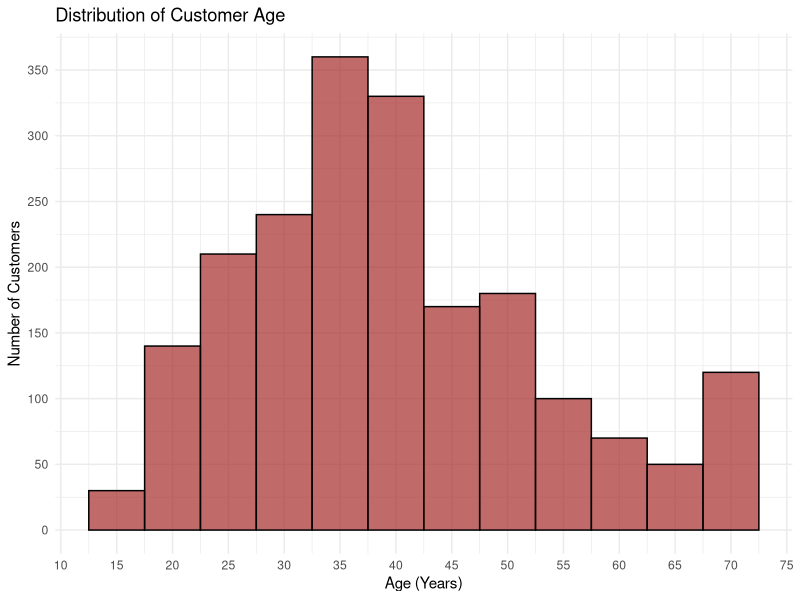
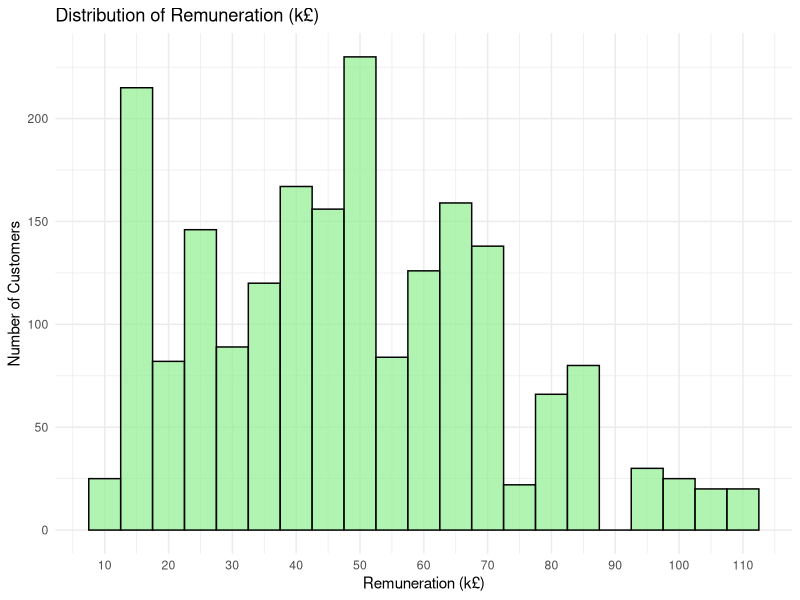
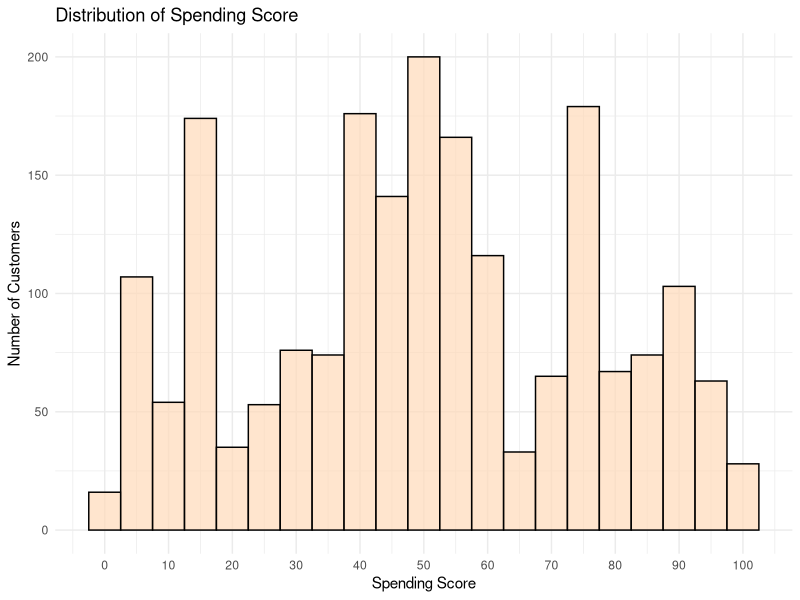
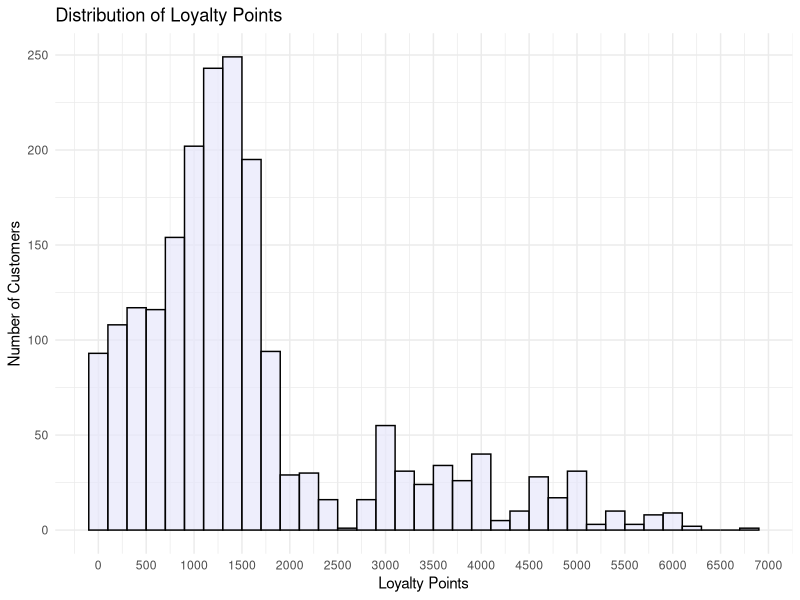
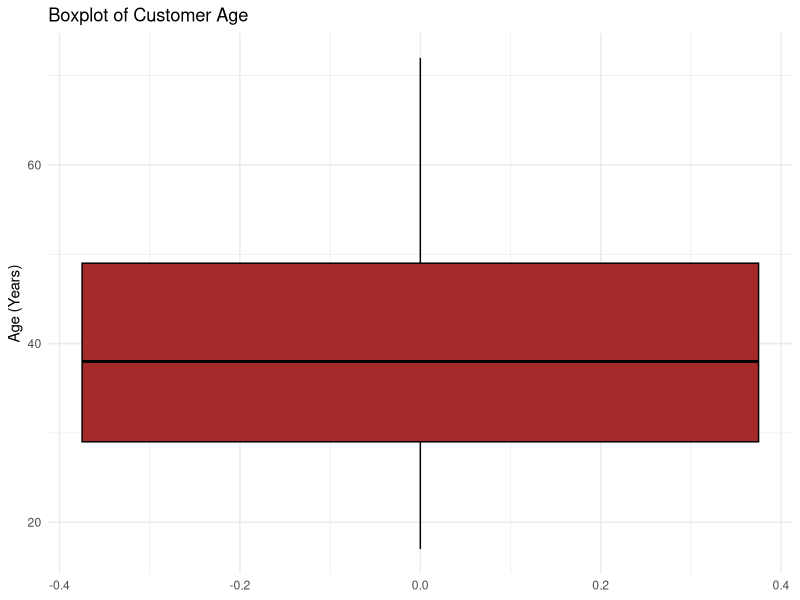
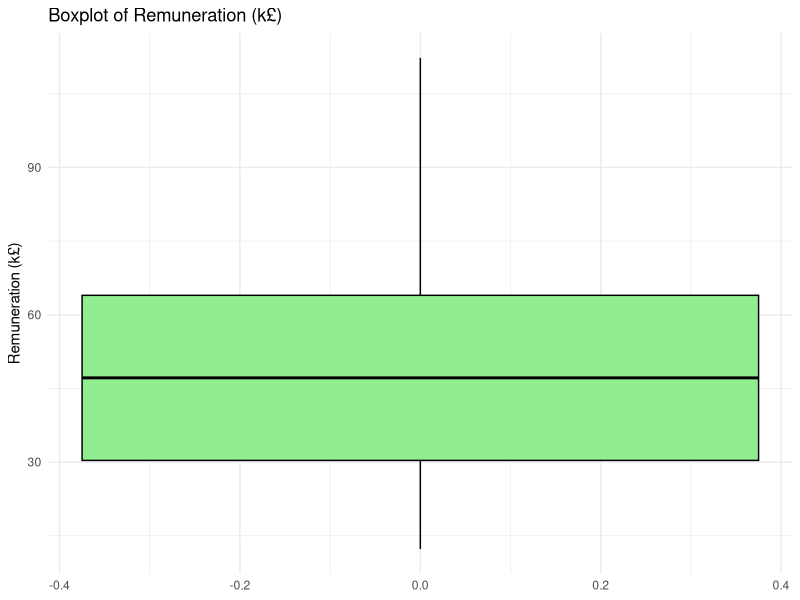
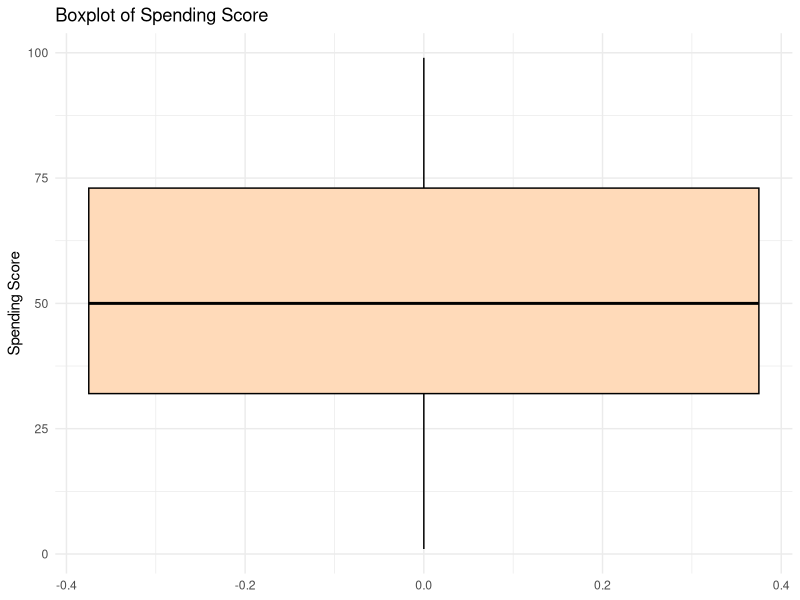
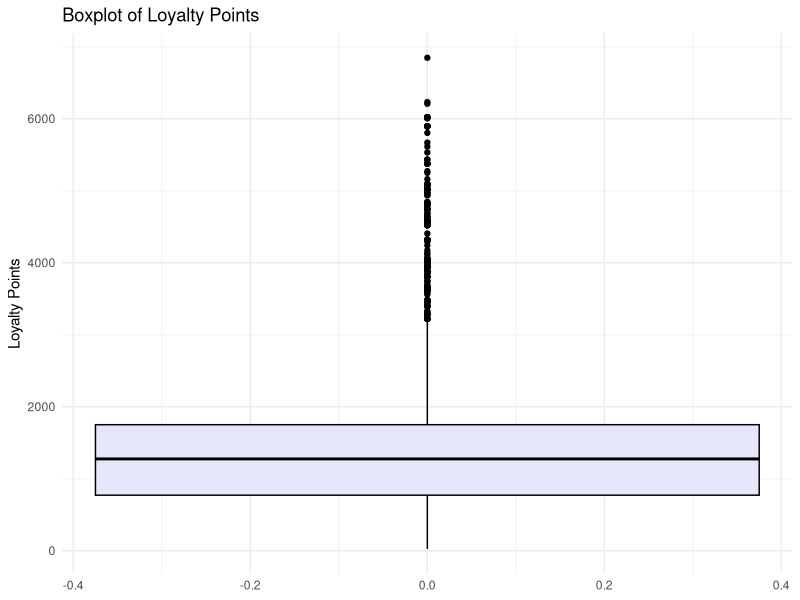

Source code (R) for these figures, in order: (Note: this script raises an error after producing the figures.)
## Tilani Wijamunige
## LSE Data Analytics Online Career Accelerator 
# DA301:  Advanced Analytics for Organisational Impact

###############################################################################

# Assignment 5 scenario
## Turtle Games’s sales department has historically preferred to use R when performing 
## sales analyses due to existing workflow systems. As you’re able to perform data analysis 
## in R, you will perform exploratory data analysis and present your findings by utilising 
## basic statistics and plots. You'll explore and prepare the data set to analyse sales per 
## product. The sales department is hoping to use the findings of this exploratory analysis 
## to inform changes and improvements in the team. (Note that you will use basic summary 
## statistics in Module 5 and will continue to go into more detail with descriptive 
## statistics in Module 6.)

################################################################################

## Assignment 5 objective
## Load and wrangle the data. Use summary statistics and groupings if required to sense-check
## and gain insights into the data. Make sure to use different visualisations such as scatterplots, 
## histograms, and boxplots to learn more about the data set. Explore the data and comment on the 
## insights gained from your exploratory data analysis. For example, outliers, missing values, 
## and distribution of data. Also make sure to comment on initial patterns and distributions or 
## behaviour that may be of interest to the business.

################################################################################

# Module 5 assignment: Load, clean and wrangle data using R

## It is strongly advised that you use the cleaned version of the data set that you created and 
##  saved in the Python section of the course. Should you choose to redo the data cleaning in R, 
##  make sure to apply the same transformations as you will have to potentially compare the results.
##  (Note: Manual steps included dropping and renaming the columns as per the instructions in module 1.
##  Drop ‘language’ and ‘platform’ and rename ‘remuneration’ and ‘spending_score’) 

## 1. Open your RStudio and start setting up your R environment. 
## 2. Open a new R script and import the turtle_review.csv data file, which you can download from 
##      Assignment: Predicting future outcomes. (Note: You can use the clean version of the data 
##      you saved as csv in module 1, or, can manually drop and rename the columns as per the instructions 
##      in module 1. Drop ‘language’ and ‘platform’ and rename ‘remuneration’ and ‘spending_score’) 
## 3. Import all the required libraries for the analysis and view the data. 
## 4. Load and explore the data.
##    - View the head the data.
##    - Create a summary of the new data frame.
## 5. Perform exploratory data analysis by creating tables and visualisations to better understand 
##      groupings and different perspectives into customer behaviour and specifically how loyalty 
##      points are accumulated. Example questions could include:
##    - Can you comment on distributions, patterns or outliers based on the visual exploration of the data?
##    - Are there any insights based on the basic observations that may require further investigation?
##    - Are there any groupings that may be useful in gaining deeper insights into customer behaviour?
##    - Are there any specific patterns that you want to investigate
## 6. Create
##    - Create scatterplots, histograms, and boxplots to visually explore the loyalty_points data.
##    - Select appropriate visualisations to communicate relevant findings and insights to the business.
## 7. Note your observations and recommendations to the technical and business users.

###############################################################################

# Your code here.

# Load necessary libraries
library(dplyr)    # Data manipulation
library(ggplot2)  # Visualization
library(readr)    # Reading data

# Load the data
sales_df <- read.csv("turtle_reviews_clean.csv", header = TRUE)

# Initial Data Exploration
# Preview the data
head(sales_df)

# Get an overview of the dataset
glimpse(sales_df)

# Summary statistics
summary(sales_df)


###############################################################################

# Check for missing values
missing_values <- colSums(is.na(sales_df))
missing_values

# Check for possible duplicate customers by gender and age (without customer_id)
possible_duplicates <- sales_df %>%
  group_by(gender, age, remuneration, education) %>%
  summarise(appearance_count = n()) %>%
  filter(appearance_count > 1)

# View if there are likely repeated customers
if (nrow(possible_duplicates) > 0) {
  print("There are likely repeated customers (multiple interactions/purchases).")
  print(possible_duplicates)
} else {
  print("Each customer appears unique based on available demographic data.")
}


###############################################################################

#### Histograms for Key Variables ####

# Histogram for Age
ggplot(sales_df, aes(x = age)) + 
  geom_histogram(binwidth = 5, fill = "brown", color = "black", alpha = 0.7) +
  labs(title = "Distribution of Customer Age", x = "Age (Years)", y = "Number of Customers") +
  scale_x_continuous(breaks = seq(0, 80, by = 5)) +  
  scale_y_continuous(breaks = seq(0, 500, by = 50)) +  
  theme_minimal()

# Histograms for Remuneration
ggplot(sales_df, aes(x = remuneration)) + 
  geom_histogram(binwidth = 5, fill = "lightgreen", color = "black", alpha = 0.7) +
  labs(title = "Distribution of Remuneration (k£)", x = "Remuneration (k£)", y = "Number of Customers") +
  scale_x_continuous(breaks = seq(0, 120, by = 10)) +  
  scale_y_continuous(breaks = seq(0, 500, by = 50)) + 
  theme_minimal()

# Histograms for Spending Score
ggplot(sales_df, aes(x = spending_score)) + 
  geom_histogram(binwidth = 5, fill ="peachpuff", color = "black", alpha = 0.7) +
  labs(title = "Distribution of Spending Score", x = "Spending Score", y = "Number of Customers") +
  scale_x_continuous(breaks = seq(0, 100, by = 10)) +  
  scale_y_continuous(breaks = seq(0, 500, by = 50)) +  
  theme_minimal()

# Histogram for Loyalty Points
ggplot(sales_df, aes(x = loyalty_points)) + 
  geom_histogram(binwidth = 200, fill = "lavender", color = "black", alpha = 0.7) +
  labs(title = "Distribution of Loyalty Points", x = "Loyalty Points", y = "Number of Customers") +
  scale_x_continuous(breaks = seq(0, 7000, by = 500)) +  
  scale_y_continuous(breaks = seq(0, 400, by = 50)) +  
  theme_minimal()


#### Boxplots for Outliers in Key Variables####

# Boxplots for Age 
ggplot(sales_df, aes(y = age)) + 
  geom_boxplot(fill = "brown", color = "black") +
  labs(title = "Boxplot of Customer Age", y = "Age (Years)") +
  theme_minimal()

# Boxplots for Remuneration
ggplot(sales_df, aes(y = remuneration)) + 
  geom_boxplot(fill = "lightgreen", color = "black") +
  labs(title = "Boxplot of Remuneration (k£)", y = "Remuneration (k£)") +
  theme_minimal()

# Boxplots for Spending Score
ggplot(sales_df, aes(y = spending_score)) + 
  geom_boxplot(fill = "peachpuff", color = "black") +
  labs(title = "Boxplot of Spending Score", y = "Spending Score") +
  theme_minimal()

# Boxplots for Loyalty Points
ggplot(sales_df, aes(y = loyalty_points)) + 
  geom_boxplot(fill = "lavender", color = "black") +
  labs(title = "Boxplot of Loyalty Points", y = "Loyalty Points") +
  theme_minimal()

#####Calculate IQR-Based Outlier Bounds for loyalty_points####

# Calculate the first quartile (Q1), third quartile (Q3), and interquartile range (IQR)
Q1 <- quantile(sales_df$loyalty_points, 0.25)
Q3 <- quantile(sales_df$loyalty_points, 0.75)
IQR <- Q3 - Q1

# Define the lower and upper bounds for outliers
lower_bound <- Q1 - 1.5 * IQR
upper_bound <- Q3 + 1.5 * IQR

# Output the IQR and the bounds
print(paste("First Quartile (Q1):", round(Q1, 2)))
print(paste("Third Quartile (Q3):", round(Q3, 2)))
print(paste("Interquartile Range (IQR):", round(IQR, 2)))
print(paste("Lower Bound (Outlier threshold):", round(lower_bound, 2)))
print(paste("Upper Bound (Outlier threshold):", round(upper_bound, 2)))


#### Bar plots for categorical variables ####

# Bar Plot for Gender as a %

# Compute percentages for Gender
gender_percent <- sales_df %>%
  count(gender) %>%
  mutate(percentage = n / sum(n) * 100)

# Print Gender Percentages
print(gender_percent)

# Bar Plot for Gender (%)
ggplot(gender_percent, aes(x = gender, y = percentage, fill = gender)) + 
  geom_bar(stat = "identity", color = "black", alpha = 0.7) +
  labs(title = "Distribution of Gender (%)", x = "Gender", y = "Percentage (%)") +
  scale_y_continuous(breaks = seq(0, 100, by = 10)) +  
  theme_minimal() +
  scale_fill_manual(values = c("lightpink","lightblue"))

# Compute percentages for Gender
gender_percent <- sales_df %>%
  count(gender) %>%
  mutate(percentage = n / sum(n) * 100)

# Add a label column that includes both gender and percentage
gender_percent <- gender_percent %>%
  mutate(label = paste0(gender, " (", round(percentage, 1), "%)"))

# Pie chart with labels and no legend
ggplot(gender_percent, aes(x = "", y = percentage, fill = gender)) + 
  geom_bar(stat = "identity", width = 1, color = "black", alpha = 0.7) +
  coord_polar(theta = "y") +  # Convert to pie chart
  labs(title = "Gender Distribution (%)") +
  theme_void() +  # Clean chart without axes
  geom_text(aes(label = label), position = position_stack(vjust = 0.5)) +  
  scale_fill_manual(values = c("Female" = "lightpink", "Male" = "lightblue")) +  
  theme(legend.position = "none")  


# Bar Plot for Education Levels as %

# Compute percentages for Education
education_percent <- sales_df %>%
  count(education) %>%
  mutate(percentage = n / sum(n) * 100)

# Print Education %
print(education_percent)

# Bar Plot for Education (%)
ggplot(education_percent, aes(x = education, y = percentage, fill = education)) + 
  geom_bar(stat = "identity", color = "black", alpha = 0.7) +
  labs(title = "Distribution of Education Levels (%)", x = "Education Level", y = "Percentage (%)") +
  scale_y_continuous(breaks = seq(0, 100, by = 10)) + 
  theme_minimal() +
  scale_fill_manual(values = c("lightgreen", "lightyellow", "plum1", "peachpuff", "lightblue"))

###############################################################################

####Do higher spending scores correlate with higher loyalty points?####


# Scatterplot for Spending Score vs Loyalty Points, with gender comparison
ggplot(sales_df, aes(x = spending_score, y = loyalty_points, color = gender)) + 
  geom_point(alpha = 0.6) +
  geom_smooth(method = "lm", se = FALSE) +
  labs(title = "Spending Score vs Loyalty Points by Gender", x = "Spending Score", y = "Loyalty Points") +
  theme_minimal() +
  scale_x_continuous(breaks = seq(0, 100, by = 5)) +  # Adjust x-axis (Spending Score) intervals from 0 to 100, with steps of 5
  scale_y_continuous(breaks = seq(0, 7000, by = 1000))  # Adjust y-axis (Loyalty Points) intervals from 0 to 7000, with steps of 1000

# Correlation between Spending Score and Loyalty Points (Overall)
correlation <- cor(sales_df$spending_score, sales_df$loyalty_points, use = "complete.obs")
print(paste("Overall Correlation between Spending Score and Loyalty Points:", round(correlation, 2)))

# Correlation by Gender
correlation_male <- cor(sales_df$spending_score[sales_df$gender == "Male"], 
                        sales_df$loyalty_points[sales_df$gender == "Male"], use = "complete.obs")
correlation_female <- cor(sales_df$spending_score[sales_df$gender == "Female"], 
                          sales_df$loyalty_points[sales_df$gender == "Female"], use = "complete.obs")

print(paste("Correlation for Males:", round(correlation_male, 2)))
print(paste("Correlation for Females:", round(correlation_female, 2)))


#### How does customer behavior (spending score and loyalty points) vary by gender?####

# Boxplot for Spending Score by Gender
ggplot(sales_df, aes(x = gender, y = spending_score, fill = gender)) + 
  geom_boxplot() +
  labs(title = "Spending Score by Gender", x = "Gender", y = "Spending Score") +
  theme_minimal()

# Boxplot for Loyalty Points by Gender
ggplot(sales_df, aes(x = gender, y = loyalty_points, fill = gender)) + 
  geom_boxplot() +
  labs(title = "Loyalty Points by Gender", x = "Gender", y = "Loyalty Points") +
  theme_minimal()

#### How does education level affect spending behavior and loyalty ?####

# Boxplot for Spending Score by Education Level
ggplot(sales_df, aes(x = education, y = spending_score, fill = education)) + 
  geom_boxplot() +
  labs(title = "Spending Score by Education Level", x = "Education Level", y = "Spending Score") +
  theme_minimal()

# Boxplot for Loyalty Points by Education Level
ggplot(sales_df, aes(x = education, y = loyalty_points, fill = education)) + 
  geom_boxplot() +
  labs(title = "Loyalty Points by Education Level", x = "Education Level", y = "Loyalty Points") +
  theme_minimal()

#### Is there a significant relationship between age and spending or loyalty points?####

# Scatterplot for Age vs Spending Score by Gender
ggplot(sales_df, aes(x = age, y = spending_score, color = gender)) + 
  geom_point(alpha = 0.6) +
  geom_smooth(method = "lm", se = FALSE) +
  labs(title = "Age vs Spending Score by Gender", x = "Age", y = "Spending Score") +
  theme_minimal()

# Scatterplot for Age vs Loyalty Points by Gender
ggplot(sales_df, aes(x = age, y = loyalty_points, color = gender)) + 
  geom_point(alpha = 0.6) +
  geom_smooth(method = "lm", se = FALSE) +
  labs(title = "Age vs Loyalty Points by Gender", x = "Age", y = "Loyalty Points") +
  theme_minimal()

### Which age group has the highest purchase activity, and how does gender impact this?###

# Adjust age groups to include all possible age ranges
sales_df <- sales_df %>%
  mutate(age_group = cut(age, 
                         breaks = c(0, 18, 25, 35, 45, 55, 65, 75, Inf), 
                         labels = c("<18", "18-24", "25-34", "35-44", "45-54", "55-64", "65-74", "75+")))

# Group by product_code, age_group, and gender, and summarize total purchases (counts of purchases)
demographics_summary <- sales_df %>%
  group_by(age_group, gender) %>%
  summarise(total_purchases = n(), .groups = 'drop')  

# View the summary data 
head(demographics_summary)

# Bar chart for Total Purchases by Age Group and Gender across all products
ggplot(demographics_summary, aes(x = age_group, y = total_purchases, fill = gender)) +
  geom_bar(stat = "identity", position = position_dodge(), color = "black") +
  labs(title = "Total Purchases by Age Group and Gender (Across All Products)", 
       x = "Age Group", y = "Total Purchases") +
  theme_minimal() +
  theme(axis.text.x = element_text(angle = 45, hjust = 1)) +  
  scale_fill_manual(values = c("Female" = "lightpink", "Male" = "lightblue"))  


#### How does income vary across different age groups and genders, and does this income influence spending behavior?####

# Scatterplot: Remuneration vs Loyalty Points by Gender 
ggplot(sales_df, aes(x = remuneration, y = loyalty_points, color = gender)) + 
  geom_point(alpha = 0.6) +
  geom_smooth(method = "lm", se = FALSE) +
  labs(title = "Remuneration vs Loyalty Points by Gender", x = "Remuneration (k£)", y = "Loyalty Points") +
  scale_x_continuous(breaks = seq(0, 120, by = 10)) +  
  scale_y_continuous(breaks = seq(0, 7000, by = 1000)) +  
  theme_minimal() +
  theme(
    panel.grid = element_blank(),          
    axis.line = element_line(color = "black"), 
    axis.ticks = element_line(color = "black")  
  )


# Boxplot: Remuneration by Age Group and Gender 
ggplot(sales_df, aes(x = age_group, y = remuneration, fill = gender)) + 
  geom_boxplot(alpha = 0.7) +
  labs(title = "Remuneration by Age Group and Gender", x = "Age Group", y = "Remuneration (k£)") +
  theme_minimal() +
  scale_fill_manual(values = c("Male" = "lightblue", "Female" = "lightpink")) +
  theme(
    panel.grid = element_blank(),  # Remove background grid
    axis.line = element_line(color = "black"),  # Keep x and y axis lines
    axis.ticks = element_line(color = "black")  # Keep axis ticks
  )


### How does a customer's income (remuneration) affect their spending behavior, and are higher-income customers likely to spend more?###

# Scatter Plot: Spending Score vs. Remuneration
ggplot(sales_df, aes(x = remuneration, y = spending_score)) + 
  geom_point(color = "darkgreen", alpha = 0.6) +
  labs(title = "Spending Score vs. Remuneration", x = "Remuneration (k£)", y = "Spending Score") +
  scale_x_continuous(breaks = seq(0, 120, by = 10)) +  
  scale_y_continuous(breaks = seq(0, 100, by = 10)) +  
  theme_minimal() +
  theme(
    panel.grid.major = element_blank(),  # Remove major grid lines
    panel.grid.minor = element_blank(),  # Remove minor grid lines
    axis.line = element_line(color = "black")  # Keep only axis lines
  )



### Which products are most/least popular overall, and how does gender influence this?####

##Top 10 and Bottom 10 Products by Purchase Count (with Gender)##

# Count the number of males and females for each product code
filtered_gender_count <- sales_df %>%
  group_by(product_code, gender) %>%
  summarise(count = n()) %>%
  ungroup()

# Extract top 10 and bottom 10 products based on total purchase count
total_count_by_product <- filtered_gender_count %>%
  group_by(product_code) %>%
  summarise(total_count = sum(count)) %>%
  arrange(desc(total_count))

top_10_products <- head(total_count_by_product, 10)
bottom_10_products <- tail(total_count_by_product, 10)

# Filter for top 10 and bottom 10 products
filtered_gender_count <- filtered_gender_count %>%
  filter(product_code %in% c(top_10_products$product_code, bottom_10_products$product_code))

# Add a new column to distinguish top and bottom products and reorder the category
filtered_gender_count <- filtered_gender_count %>%
  mutate(category = factor(ifelse(product_code %in% top_10_products$product_code, "Top 10", "Bottom 10"), 
                           levels = c("Top 10", "Bottom 10")))

# Reorder the product codes by total purchase count
filtered_gender_count <- filtered_gender_count %>%
  mutate(product_code = factor(product_code, levels = total_count_by_product$product_code))

# Create the stacked bar plot with facet graphs for Top 10 and Bottom 10
ggplot(filtered_gender_count, aes(x = product_code, y = count, fill = gender)) +
  geom_bar(stat = "identity", color = "black") +
  labs(title = "Top 10 and Bottom 10 Products by Purchase Count (with Gender)", 
       x = "Product Code", y = "Purchase Count") +
  theme_minimal() +
  scale_fill_manual(values = c("Male" = "lightblue", "Female" = "lightpink")) +
  facet_wrap(~ category, scales = "free_x", strip.position = "top") +  
  theme(strip.text = element_text(size = 12, face = "bold"),
        axis.text.x = element_text(angle = 90, hjust = 1))  


#### Which products generate higher/lower loyalty points or spending?####

# Check how many unique product codes are in the dataset
num_unique_products <- sales_df %>%
  summarise(unique_products = n_distinct(product_code))

# Display the result
num_unique_products


## Top 10 and Bottom 10 Products by Spending Score

# Calculate the average spending score for each product
avg_spending_by_product <- sales_df %>%
  group_by(product_code) %>%
  summarise(avg_spending = mean(spending_score)) %>%
  arrange(desc(avg_spending))

# Extract top 10 and bottom 10 products by average spending score
top_10_spending <- head(avg_spending_by_product, 10)
bottom_10_spending <- tail(avg_spending_by_product, 10)

# Combine top 10 and bottom 10 into one dataset for plotting
top_bottom_spending <- rbind(top_10_spending, bottom_10_spending)

# Add a new column to distinguish top and bottom products
top_bottom_spending <- top_bottom_spending %>%
  mutate(category = ifelse(row_number() <= 10, "Top 10", "Bottom 10"))

# Bar plot for top and bottom 10 products by average spending score with two different shades
ggplot(top_bottom_spending, aes(x = reorder(factor(product_code), avg_spending), y = avg_spending, fill = category)) + 
  geom_bar(stat = "identity", color = "black") +
  labs(title = "Top 10 and Bottom 10 Products by Average Spending Score", 
       x = "Product Code", y = "Average Spending Score") +
  theme_minimal() +
  scale_fill_manual(values = c("Top 10" = "orange", "Bottom 10" = "orangered")) +
  coord_flip()  # Flip for better readability

#### 

## Top 10 and Bottom 10 Products by Loyalty Points

# Calculate the average loyalty points for each product
avg_loyalty_by_product <- sales_df %>%
  group_by(product_code) %>%
  summarise(avg_loyalty = mean(loyalty_points)) %>%
  arrange(desc(avg_loyalty))

# Extract top 10 and bottom 10 products by average loyalty points
top_10_loyalty <- head(avg_loyalty_by_product, 10)
bottom_10_loyalty <- tail(avg_loyalty_by_product, 10)

# Combine top 10 and bottom 10 into one dataset for plotting
top_bottom_loyalty <- rbind(top_10_loyalty, bottom_10_loyalty)

# Add a new column to distinguish top and bottom products
top_bottom_loyalty <- top_bottom_loyalty %>%
  mutate(category = ifelse(row_number() <= 10, "Top 10", "Bottom 10"))

# Bar plot for top and bottom 10 products by average loyalty points
ggplot(top_bottom_loyalty, aes(x = reorder(factor(product_code), avg_loyalty), y = avg_loyalty, fill = category)) + 
  geom_bar(stat = "identity", color = "black") +
  labs(title = "Top 10 and Bottom 10 Products by Average Loyalty Points", x = "Product Code", y = "Average Loyalty Points") +
  theme_minimal() +
  scale_fill_manual(values = c("Top 10" = "lightblue", "Bottom 10" = "darkblue")) +
  coord_flip()  


# Scatter plot of Spending Score vs Loyalty Points by Education Level with line of best fit and small dots using Set2 palette
ggplot(sales_df, aes(x = spending_score, y = loyalty_points, color = education)) +
  geom_jitter(alpha = 0.6, width = 0.5, height = 50, shape = 16, size = 1) +  # Small dots (shape = 16), set small size
  geom_smooth(method = "lm", se = FALSE) +  # Add line of best fit (without confidence interval shading)
  labs(title = "Spending Score vs Loyalty Points by Education Level", 
       x = "Spending Score", 
       y = "Loyalty Points", 
       color = "Education Level") +
  theme_minimal() +
  theme(
    panel.grid = element_blank(), 
    panel.background = element_blank(),  
    axis.line = element_line(color = "black"), 
    axis.ticks = element_line(color = "black")  
  ) +
  scale_color_brewer(palette = "Set2")
###############################################################################

# Distribution of Customer Age:
# The age distribution is skewed towards younger age groups, with the majority of customers falling between 25 and 45 years.
# The highest number of customers are in the 35-40 age range.
# There is a notable drop in the number of customers aged over 55, indicating lower engagement from older age groups.

# Boxplot of Customer Age:
# The median age is around 35-40 years, with a fairly symmetrical spread.
# There are no significant outliers, suggesting a well-distributed dataset in terms of age.

# Distribution of Spending Score:
# The spending score is fairly uniformly distributed across the range, with peaks around scores of 40-50 and 70-80.
# This suggests a diverse range of customer spending behaviors, with no single group dominating.

# Boxplot of Spending Score:
# The median spending score is around 50, with a fairly even spread.
# There are no extreme outliers, indicating consistent spending behavior across the customer base.

# Distribution of Loyalty Points:
# The loyalty points distribution is right-skewed, with a majority of customers accumulating fewer than 2000 points.
# A small group of high-loyalty customers with points exceeding 5000 is evident, indicating a minority of very engaged customers.

# Boxplot of Loyalty Points:
# The boxplot shows several high outliers above 5000 loyalty points, indicating that some customers are much more engaged than the average.
# The median loyalty points are around 2000.

# Distribution of Remuneration:
# The remuneration distribution shows a concentration around £30,000-50,000, with a slight skew towards lower income groups.
# There is a drop in the number of customers earning above £70,000.

# Boxplot of Remuneration:
# The median remuneration is around £40,000, with no extreme outliers.
# The spread is relatively even, suggesting a well-distributed income range.

# Distribution of Education Levels:
# The majority of customers (over 40%) have a graduate education level.
# There is a smaller percentage of customers with basic or postgraduate education.

# Distribution of Gender:
# Female customers make up a higher proportion of the customer base (around 55%) compared to male customers.
# This suggests that females are more engaged with the business than males.

# Spending Score vs Loyalty Points by Gender:
# There is a positive correlation between spending score and loyalty points across both genders.
# Female and male customers show similar spending and loyalty trends, with some variation in loyalty points for higher spending scores.
# Higher spending scores tend to result in higher loyalty points for both genders.

# Spending Score by Education Level:
# Customers with a basic education have the highest median spending score, followed by graduate-level customers.
# Customers with diploma and postgraduate education levels show the lowest spending scores.
# The variation in spending score decreases with higher education levels, indicating more consistent spending behavior in those groups.

# Loyalty Points by Education Level:
# Customers with a basic education accumulate the most loyalty points on average.
# Graduate, PhD, and postgraduate customers exhibit similar distributions of loyalty points, with smaller ranges and fewer outliers.
# The boxplot shows many outliers in the diploma group, indicating some customers with unusually high loyalty points despite the lower median.

#  Age vs Spending Score by Gender:
# There is a slight negative correlation between age and spending score for both genders.
# Younger customers (aged below 40) generally have higher spending scores compared to older customers.
# Female and male customers exhibit similar patterns, with no significant gender-based differences in spending as age increases.

# Top 10 and Bottom 10 Products by Purchase Count (with Gender):
# Products 1012 and 1031 are the most purchased products, particularly popular among female customers.
# The bottom 10 products show balanced engagement from both genders but have low overall purchase counts.
# Product preferences differ significantly by gender, with females dominating purchases in the top-performing products.

# Top 10 and Bottom 10 Products by Average Loyalty Points:
# Product 9080 leads in average loyalty points, followed closely by products 8962 and 4399.
# The bottom 10 products have very low average loyalty points, with several having no loyalty points at all.
# The top-performing products provide high engagement in terms of loyalty points, suggesting a strong correlation between specific products and customer loyalty.

# Plot: Top 10 and Bottom 10 Products by Average Spending Score:
# Product 5510 has the highest average spending score, followed by products 6466 and 3153.
# The bottom 10 products exhibit much lower spending scores, indicating limited customer interest or engagement with these items.
# This plot highlights a clear distinction between high and low-performing products in terms of customer spending.


###############################################################################
###############################################################################

# Assignment 6 scenario

## In Module 5, you were requested to redo components of the analysis using Turtle Games’s preferred 
## language, R, in order to make it easier for them to implement your analysis internally. As a final 
## task the team asked you to perform a statistical analysis and create a multiple linear regression 
## model using R to predict loyalty points using the available features in a multiple linear model. 
## They did not prescribe which features to use and you can therefore use insights from previous modules 
## as well as your statistical analysis to make recommendations regarding suitability of this model type,
## the specifics of the model you created and alternative solutions. As a final task they also requested 
## your observations and recommendations regarding the current loyalty programme and how this could be 
## improved. 

################################################################################

## Assignment 6 objective
## You need to investigate customer behaviour and the effectiveness of the current loyalty program based 
## on the work completed in modules 1-5 as well as the statistical analysis and modelling efforts of module 6.
##  - Can we predict loyalty points given the existing features using a relatively simple MLR model?
##  - Do you have confidence in the model results (Goodness of fit evaluation)
##  - Where should the business focus their marketing efforts?
##  - How could the loyalty program be improved?
##  - How could the analysis be improved?

################################################################################

## Assignment 6 assignment: Making recommendations to the business.

## 1. Continue with your R script in RStudio from Assignment Activity 5: Cleaning, manipulating, and 
##     visualising the data.
## 2. Load and explore the data, and continue to use the data frame you prepared in Module 5.
## 3. Perform a statistical analysis and comment on the descriptive statistics in the context of the 
##     review of how customers accumulate loyalty points.
##  - Comment on distributions and patterns observed in the data.
##  - Determine and justify the features to be used in a multiple linear regression model and potential
##.    concerns and corrective actions.
## 4. Create a Multiple linear regression model using your selected (numeric) features.
##  - Evaluate the goodness of fit and interpret the model summary statistics.
##  - Create a visual demonstration of the model
##  - Comment on the usefulness of the model, potential improvements and alternate suggestions that could 
##     be considered.
##  - Demonstrate how the model could be used to predict given specific scenarios. (You can create your own 
##     scenarios).
## 5. Perform exploratory data analysis by using statistical analysis methods and comment on the descriptive 
##     statistics in the context of the review of how customers accumulate loyalty points.
## 6. Document your observations, interpretations, and suggestions based on each of the models created in 
##     your notebook. (This will serve as input to your summary and final submission at the end of the course.)

################################################################################

# Your code here.

# Week 6#

# Load necessary libraries
library(dplyr)    # Data manipulation
library(ggplot2)  # Visualization
library(readr)    # Reading data

# Load the data
sales_df <- read.csv("turtle_reviews_clean.csv", header = TRUE)

# Initial Data Exploration
# Preview the data
head(sales_df)

# Get an overview of the dataset
glimpse(sales_df)

# Summary statistics
summary(sales_df)

# Check for missing values
missing_values <- colSums(is.na(sales_df))
missing_values

###############################################################################

# Compute descriptive statistics on age
summary(sales_df$age)
mean(sales_df$age)
median(sales_df$age)
min(sales_df$age)
max(sales_df$age)
quantile(sales_df$age, 0.25)
quantile(sales_df$age, 0.75)
var(sales_df$age)
sd(sales_df$age)

# Visualization for age
boxplot(sales_df$age, main = "Boxplot of Age Distribution", ylab = "Age")
hist(sales_df$age, main = "Histogram of Age Distribution", xlab = "Age", col = "brown")

# QQ plot for age
qqnorm(sales_df$age, main = "QQ Plot of Age Distribution")
qqline(sales_df$age)

# Normality test and distribution
shapiro.test(sales_df$age)
skewness(sales_df$age)
kurtosis(sales_df$age)


# Age - observations

# The skewness value of 0.61 suggests that the age distribution is moderately right-skewed, 
# That means there are more younger customers than older customers, but with a tail extending toward the older ages.
# The kurtosis of 2.81 is slightly lower than 3, indicating a distribution that is close to normal but with lighter tails.
# The Shapiro-Wilk normality test returned a p-value < 2.2e-16, which suggests the age data does not follow a normal distribution.

###############################################################################

# Compute descriptive statistics on spending_score
summary(sales_df$spending_score)
mean(sales_df$spending_score)
median(sales_df$spending_score)
min(sales_df$spending_score)
max(sales_df$spending_score)
quantile(sales_df$spending_score, 0.25)
quantile(sales_df$spending_score, 0.75)
var(sales_df$spending_score)
sd(sales_df$spending_score)

# Visualization for spending_score
boxplot(sales_df$spending_score, main = "Boxplot of Spending Score", ylab = "Spending Score")
hist(sales_df$spending_score, main = "Histogram of Spending Score", xlab = "Spending Score", col = "peachpuff")

# QQ plot for spending_score
qqnorm(sales_df$spending_score, main = "QQ Plot of Spending Score")
qqline(sales_df$spending_score)

# Normality test and distribution
shapiro.test(sales_df$spending_score)
skewness(sales_df$spending_score)
kurtosis(sales_df$spending_score)

# Spending Score - observations

# Skewness: -0.04 indicates almost no skew, suggesting a near-symmetric distribution
# Kurtosis: 2.11 indicates a distribution slightly flatter than normal
# Shapiro-Wilk test p-value < 2.2e-16 indicates that the spending score distribution is not perfectly normal.
# The boxplot shows a relatively compact distribution, with few or no extreme outliers.
# The histogram displays a nearly symmetric distribution centered around the middle value (50).
# The QQ plot suggests a mild deviation from normality, but overall, the spending scores follow a fairly balanced distribution.

###############################################################################

# Compute descriptive statistics on Loyality points
summary(sales_df$loyalty_points)
mean(sales_df$loyalty_points)
median(sales_df$loyalty_points)
min(sales_df$loyalty_points)
max(sales_df$loyalty_points)
quantile(sales_df$loyalty_points, 0.25)
quantile(sales_df$loyalty_points, 0.75)
var(sales_df$loyalty_points)
sd(sales_df$loyalty_points)

# Visualization for loyalty_points
boxplot(sales_df$loyalty_points, main = "Boxplot of Loyalty Points", ylab = "Loyalty Points")
hist(sales_df$loyalty_points, main = "Histogram of Loyalty Points", xlab = "Loyalty Points", col = "lavender")

# QQ plot for loyalty_points
qqnorm(sales_df$loyalty_points, main = "QQ Plot of Loyalty Points")
qqline(sales_df$loyalty_points)

# Normality test and distribution
shapiro.test(sales_df$loyalty_points)
skewness(sales_df$loyalty_points)
kurtosis(sales_df$loyalty_points)

# Loyalty Points- observations

# Skewness: 1.46 indicates positive skew  which means a tail on the right side of the distribution
# Kurtosis: 4.71 suggests a more peaked distribution compared to a normal distribution
# Shapiro-Wilk test p-value < 2.2e-16 indicates the distribution is not normal
# Boxplot shows the presence of high outliers (loyalty points towards the upper range)
# Histogram and QQ plot suggest the positive skewness in the distribution, 
# with more customers having lower loyalty points and fewer with very high points.

################################################################################

# Compute descriptive statistics on remuneration
summary(sales_df$remuneration)
mean(sales_df$remuneration)
median(sales_df$remuneration)
min(sales_df$remuneration)
max(sales_df$remuneration)
quantile(sales_df$remuneration, 0.25)
quantile(sales_df$remuneration, 0.75)
var(sales_df$remuneration)
sd(sales_df$remuneration)

# Visualization for remuneration
boxplot(sales_df$remuneration, main = "Boxplot of Remuneration", ylab = "Remuneration")
hist(sales_df$remuneration, main = "Histogram of Remuneration", xlab = "Remuneration", col = "lightgreen")

# QQ plot for remuneration
qqnorm(sales_df$remuneration, main = "QQ Plot of Remuneration")
qqline(sales_df$remuneration)

# Normality test and distribution
shapiro.test(sales_df$remuneration)
skewness(sales_df$remuneration)
kurtosis(sales_df$remuneration)

# Remuneration (x1000£)- observations

# Skewness: 0.41 - slightly right-skewed
# Kurtosis: 2.59 - indicating a distribution slightly flatter than normal.
# Shapiro-Wilk test p-value < 2.2e-16 indicates the distribution is not normal.
# Boxplot suggests the presence of some outliers in higher remuneration values.
# Histogram shows a slight right skew with more people clustered around lower remuneration values.
# QQ plot shows deviation from normality at the tails.

################################################################################

# Create a Multiple Linear Regression Model
# Load necessary libraries
library(ggplot2)
library(dplyr)

# Fit the multiple linear regression model
mlr_model <- lm(loyalty_points ~ age + remuneration + spending_score, data = sales_df)

# View the model summary
summary(mlr_model)

################################################################################

# Create predictions using the model
sales_df$predicted_loyalty <- predict(mlr_model, newdata = sales_df)

# Plot actual vs predicted loyalty points with customizations
ggplot(sales_df, aes(x = loyalty_points, y = predicted_loyalty)) +
  geom_point(color = 'thistle') +
  geom_smooth(method = 'lm', color = 'blue', se = FALSE) +  # `se = FALSE` removes the grey confidence interval
  labs(title = "Actual vs Predicted Loyalty Points",
       x = "Actual Loyalty Points",
       y = "Predicted Loyalty Points") +
  theme_minimal() +  # Use a minimal theme without grid
  scale_x_continuous(breaks = seq(0, max(sales_df$loyalty_points), by = 500)) +  # X-axis intervals in 500
  scale_y_continuous(breaks = seq(0, max(sales_df$predicted_loyalty), by = 500)) +  # Y-axis intervals in 500
  theme(
    panel.grid = element_blank(),  # Remove background grid
    axis.line.x = element_line(color = "black"),  # Black axis line on x
    axis.line.y = element_line(color = "black")   # Black axis line on y
  )


################################################################################

# Evaluating the model performance 

# Calculate Mean Squared Error (MSE)
predicted_loyalty <- predict(mlr_model, sales_df)
mse <- mean((sales_df$loyalty_points - predicted_loyalty)^2)
print(paste("Mean Squared Error:", mse))

# Calculate Mean Absolute Error (MAE)
mae <- mean(abs(sales_df$loyalty_points - predicted_loyalty))
print(paste("Mean Absolute Error:", mae))

# Calculate Root Mean Squared Error (RMSE)
rmse <- sqrt(mse)
print(paste("Root Mean Squared Error:", rmse))

################################################################################ 
# Checking for Multicollinearity Using Variance Inflation Factor (VIF)

# Install the 'car' package if you haven't already
install.packages("car")

# Load the car package for VIF calculation
library(car)

# Calculate VIF for the model
vif(mlr_model)

################################################################################
# Residual Analysis - Checking Residual Normality:

# Get residuals from the model
residuals <- residuals(mlr_model)

# Histogram of residuals
hist(residuals, main="Histogram of Residuals", col="lightblue", xlab="Residuals")

# Q-Q plot of residuals 
qqnorm(residuals, pch = 16, col = "thistle")  
qqline(residuals, col = "blue")  


# Shapiro-Wilk test for normality of residuals
shapiro.test(residuals)

################################################################################
# Residual Analysis - Checking for Homoscedasticity (Constant Variance of Residuals):
# Plot residuals vs fitted values 
plot(fitted(mlr_model), residuals, 
     xlab="Fitted Values", 
     ylab="Residuals", 
     main="Residuals vs Fitted Values",
     col="thistle",
     pch=10)  # Set pch=4 for solid crosses
abline(h=0, col="blue", lwd=2)  # Horizontal line at zero

# Residual Analysis- Breusch-Pagan Test for Homoscedasticity:
# Install the lmtest package if not installed
install.packages("lmtest")

# Load the lmtest package for the Breusch-Pagan test
library(lmtest)

# Perform the Breusch-Pagan test
bptest(mlr_model)


# Residual Analysis - Checking for Homoscedasticity (Constant Variance of Residuals):
# Plot residuals vs fitted values 
plot(fitted(mlr_model), residuals, 
     xlab="Fitted Values", 
     ylab="Residuals", 
     main="Residuals vs Fitted Values",
     col="thistle",
     pch=16)  # Set pch=4 for solid crosses
abline(h=0, col="blue", lwd=2)  # Horizontal line at zero

################################################################################
# Predict Loyalty Points for New Scenarios

# Define some example scenarios based on the data
# Average case scenario (mean values)
avg_scenario <- data.frame(age = mean(sales_df$age),
                           remuneration = mean(sales_df$remuneration),
                           spending_score = mean(sales_df$spending_score))

# Young and low spender scenario
young_low_spender <- data.frame(age = 20, 
                                remuneration = 20,  # Assume lower remuneration
                                spending_score = 10)  # Assume low spending

# Older and high spender scenario
older_high_spender <- data.frame(age = 60, 
                                 remuneration = 100,  # Higher remuneration
                                 spending_score = 90)  # High spending

# Extreme case scenario (min/max values)
extreme_case <- data.frame(age = 72,  # Max age
                           remuneration = 112.34,  # Max remuneration
                           spending_score = 99)  # Max spending score

# Use the model to predict loyalty points for each scenario
avg_pred <- predict(mlr_model, newdata = avg_scenario)
young_low_pred <- predict(mlr_model, newdata = young_low_spender)
older_high_pred <- predict(mlr_model, newdata = older_high_spender)
extreme_pred <- predict(mlr_model, newdata = extreme_case)

# Print the results
cat("Predicted loyalty points for average scenario:", avg_pred, "\n")
cat("Predicted loyalty points for young and low spender scenario:", young_low_pred, "\n")
cat("Predicted loyalty points for older and high spender scenario:", older_high_pred, "\n")
cat("Predicted loyalty points for extreme case scenario:", extreme_pred, "\n")

################################################################################

# Further exploratory data analysis (EDA)

#1) Correlation Matrix: look at the correlation between variables to 
# identify relationships.

# Load necessary library
library(corrplot)

# Calculate correlation matrix for numerical variables
cor_matrix <- cor(sales_df[, c("age", "remuneration", "spending_score", "loyalty_points")])

# Update the row and column names with the desired labels
colnames(cor_matrix) <- c("Age", "Remuneration", "Spending Score", "Loyalty Points")
rownames(cor_matrix) <- c("Age", "Remuneration", "Spending Score", "Loyalty Points")

# Define a color palette with a red-white-olive green gradient
color_palette <- colorRampPalette(c("#D73027", "white", "#556B2F"))(200)  # Red for negative, white for neutral, olive green for positive

# Visualize the correlation matrix with red-white-olive green color shades
corrplot(cor_matrix, method = "color", type = "upper", 
         col = color_palette, tl.col = "black", tl.srt = 45)

# 2) Scatter Plots:
# Visualize the relationship between individual variables and loyalty points 
# See Week 5 script please.



################################################################################

# Create a Multiple Linear Regression Model without age variable
# Load necessary libraries
library(ggplot2)
library(dplyr)

# Load the data
sales_df <- read.csv("turtle_reviews_clean.csv", header = TRUE)

# Summary statistics
summary(sales_df)


# Fit the multiple linear regression model (without age)
mlr_model_no_age <- lm(loyalty_points ~ remuneration + spending_score, data = sales_df)

# View the model summary
summary(mlr_model_no_age)

################################################################################

# Create predictions using the updated model
sales_df$predicted_loyalty <- predict(mlr_model_no_age, newdata = sales_df)

# Plot actual vs predicted loyalty points with customizations
ggplot(sales_df, aes(x = loyalty_points, y = predicted_loyalty)) +
  geom_point(color = 'peachpuff') +
  geom_smooth(method = 'lm', color = 'blue', se = FALSE) +  # `se = FALSE` removes the grey confidence interval
  labs(title = "Actual vs Predicted Loyalty Points (No Age)",
       x = "Actual Loyalty Points",
       y = "Predicted Loyalty Points") +
  theme_minimal() +
  scale_x_continuous(breaks = seq(0, max(sales_df$loyalty_points), by = 500)) +
  scale_y_continuous(breaks = seq(0, max(sales_df$predicted_loyalty), by = 500)) +
  theme(
    panel.grid = element_blank(),
    axis.line.x = element_line(color = "black"),
    axis.line.y = element_line(color = "black")
  )

################################################################################

# Evaluating the model performance without age

# Calculate Mean Squared Error (MSE)
predicted_loyalty <- predict(mlr_model_no_age, sales_df)
mse <- mean((sales_df$loyalty_points - predicted_loyalty)^2)
print(paste("Mean Squared Error (No Age):", mse))

# Calculate Mean Absolute Error (MAE)
mae <- mean(abs(sales_df$loyalty_points - predicted_loyalty))
print(paste("Mean Absolute Error (No Age):", mae))

# Calculate Root Mean Squared Error (RMSE)
rmse <- sqrt(mse)
print(paste("Root Mean Squared Error (No Age):", rmse))

################################################################################ 
# Checking for Multicollinearity Using Variance Inflation Factor (VIF)

# Load the car package for VIF calculation
library(car)

# Calculate VIF for the updated model
vif(mlr_model_no_age)

################################################################################
# Residual Analysis - Checking Residual Normality and Homoscedasticity

# Get residuals from the model without age
residuals <- residuals(mlr_model_no_age)

# Histogram of residuals
hist(residuals, main="Histogram of Residuals (No Age)", col="lightblue", xlab="Residuals")

# Q-Q plot of residuals 
qqnorm(residuals, pch = 16, col = "peachpuff")  
qqline(residuals, col = "blue")  

# Shapiro-Wilk test for normality of residuals
shapiro.test(residuals)

# Plot residuals vs fitted values 
plot(fitted(mlr_model_no_age), residuals, 
     xlab="Fitted Values", 
     ylab="Residuals", 
     main="Residuals vs Fitted Values (No Age)",
     col="peachpuff",
     pch=16)
abline(h=0, col="blue", lwd=2)

# Perform the Breusch-Pagan test for homoscedasticity
library(lmtest)
bptest(mlr_model_no_age)


###############################################################################
###############################################################################

# Model Results Without Age:
# Intercept: -1700.30
# Remuneration Coefficient: 33.98 (significant)
# Spending Score Coefficient: 32.89 (significant)
# R-squared: 0.8269 (indicating 82.69% of the variance is explained by the model)
# Residual Standard Error: 534.1
# F-statistic: 4770 on 2 DF, p-value < 2.2e-16

# Model Results With Age:
# Intercept: -2203.06
# Age Coefficient: 11.06 (significant)
# Remuneration Coefficient: 34.01 (significant)
# Spending Score Coefficient: 34.18 (significant)
# R-squared: 0.8399 (higher than without age, explaining 83.99% of the variance)
# Residual Standard Error: 513.8
# F-statistic: 3491 on 3 DF, p-value < 2.2e-16

# Insights:
# Adding the age variable increases the R-squared value slightly, indicating better variance explanation.
# The coefficients for remuneration and spending score remain significant in both models.
# Residual Standard Error is slightly lower with age, indicating better accuracy.

# Error Metrics Without Age:
# Mean Squared Error (MSE): 284,879.79
# Mean Absolute Error (MAE): 414.83
# Root Mean Squared Error (RMSE): 533.74

# Error Metrics With Age:
# Mean Squared Error (MSE): 263,486.60 (lower, which is better)
# Mean Absolute Error (MAE): 394.98 (lower)
# Root Mean Squared Error (RMSE): 513.31 (lower, indicating better fit)

# Insights:
# The model with age performs better on all error metrics, showing improved accuracy.

# Variance Inflation Factor (VIF):
# Without Age:
# Remuneration: 1.000032
# Spending Score: 1.000032
# With Age:
# Age: 1.05
# Remuneration: 1.000052
# Spending Score: 1.05

# Insights:
# No issues with multicollinearity, as VIF values are very low (all close to 1).

# Diagnostic Plots:
# Actual vs Predicted Plot: Both models align well, but struggle with predicting very high loyalty points.
# Q-Q Plot: Both models show deviations from normality, confirmed by Shapiro-Wilk test (p-value < 0.001).
# Residuals vs Fitted Values Plot: U-shaped pattern indicating heteroscedasticity, confirmed by Breusch-Pagan test.
# Without Age: BP = 53.727, p-value = 2.155e-12
# With Age: BP = 43.322, p-value = 2.102e-09

# Heteroscedasticity (Breusch-Pagan Test):
# Without Age: BP = 53.727, p-value = 2.155e-12 (significant heteroscedasticity)
# With Age: BP = 43.322, p-value = 2.102e-09 (significant heteroscedasticity)

# Insights:
# Both models exhibit heteroscedasticity, suggesting the need for transformations .I have chosen decision tree 

# Conclusion:
# The model with Age slightly improves fit but suffers from heteroscedasticity and non-normal residuals.
